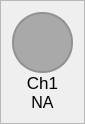
                     <widget class="QFrame" name="frame_ch1">
                      <property name="maximumSize">
                       <size>
                        <width>80</width>
                        <height>150</height>
                       </size>
                      </property>
                      <property name="styleSheet">
                       <string notr="true"/>
                      </property>
                      <property name="frameShape">
                       <enum>QFrame::StyledPanel</enum>
                      </property>
                      <property name="frameShadow">
                       <enum>QFrame::Raised</enum>
                      </property>
                      <layout class="QVBoxLayout" name="verticalLayout_7">
                       <property name="spacing">
                        <number>0</number>
                       </property>
                       <item>
                        <widget class="QFrame" name="frame_ch1_color">
                         <property name="sizePolicy">
                          <sizepolicy hsizetype="Fixed" vsizetype="Fixed">
                           <horstretch>0</horstretch>
                           <verstretch>0</verstretch>
                          </sizepolicy>
                         </property>
                         <property name="minimumSize">
                          <size>
                           <width>61</width>
                           <height>61</height>
                          </size>
                         </property>
                         <property name="maximumSize">
                          <size>
                           <width>1000</width>
                           <height>61</height>
                          </size>
                         </property>
                         <property name="sizeIncrement">
                          <size>
                           <width>1</width>
                           <height>1</height>
                          </size>
                         </property>
                         <property name="styleSheet">
                          <string notr="true">border: 2px solid rgb(145, 145, 145);
border-radius: 30px;
background-color: rgb(169, 169, 169);</string>
                         </property>
                         <property name="frameShape">
                          <enum>QFrame::StyledPanel</enum>
                         </property>
                         <property name="frameShadow">
                          <enum>QFrame::Raised</enum>
                         </property>
                        </widget>
                       </item>
                       <item>
                        <widget class="QLabel" name="label_ch1">
                         <property name="minimumSize">
                          <size>
                           <width>61</width>
                           <height>0</height>
                          </size>
                         </property>
                         <property name="maximumSize">
                          <size>
                           <width>16777215</width>
                           <height>30</height>
                          </size>
                         </property>
                         <property name="font">
                          <font>
                           <pointsize>13</pointsize>
                           <italic>false</italic>
                           <bold>false</bold>
                          </font>
                         </property>
                         <property name="text">
                          <string>Ch1</string>
                         </property>
                         <property name="alignment">
                          <set>Qt::AlignCenter</set>
                         </property>
                        </widget>
                       </item>
                       <item>
                        <widget class="QLabel" name="label_ch1_value">
                         <property name="minimumSize">
                          <size>
                           <width>61</width>
                           <height>0</height>
                          </size>
                         </property>
                         <property name="maximumSize">
                          <size>
                           <width>16777215</width>
                           <height>30</height>
                          </size>
                         </property>
                         <property name="font">
                          <font>
                           <pointsize>12</pointsize>
                           <italic>false</italic>
                           <bold>false</bold>
                          </font>
                         </property>
                         <property name="styleSheet">
                          <string notr="true">font:12pt</string>
                         </property>
                         <property name="text">
                          <string>NA</string>
                         </property>
                         <property name="alignment">
                          <set>Qt::AlignCenter</set>
                         </property>
                        </widget>
                       </item>
                      </layout>
                     </widget>
